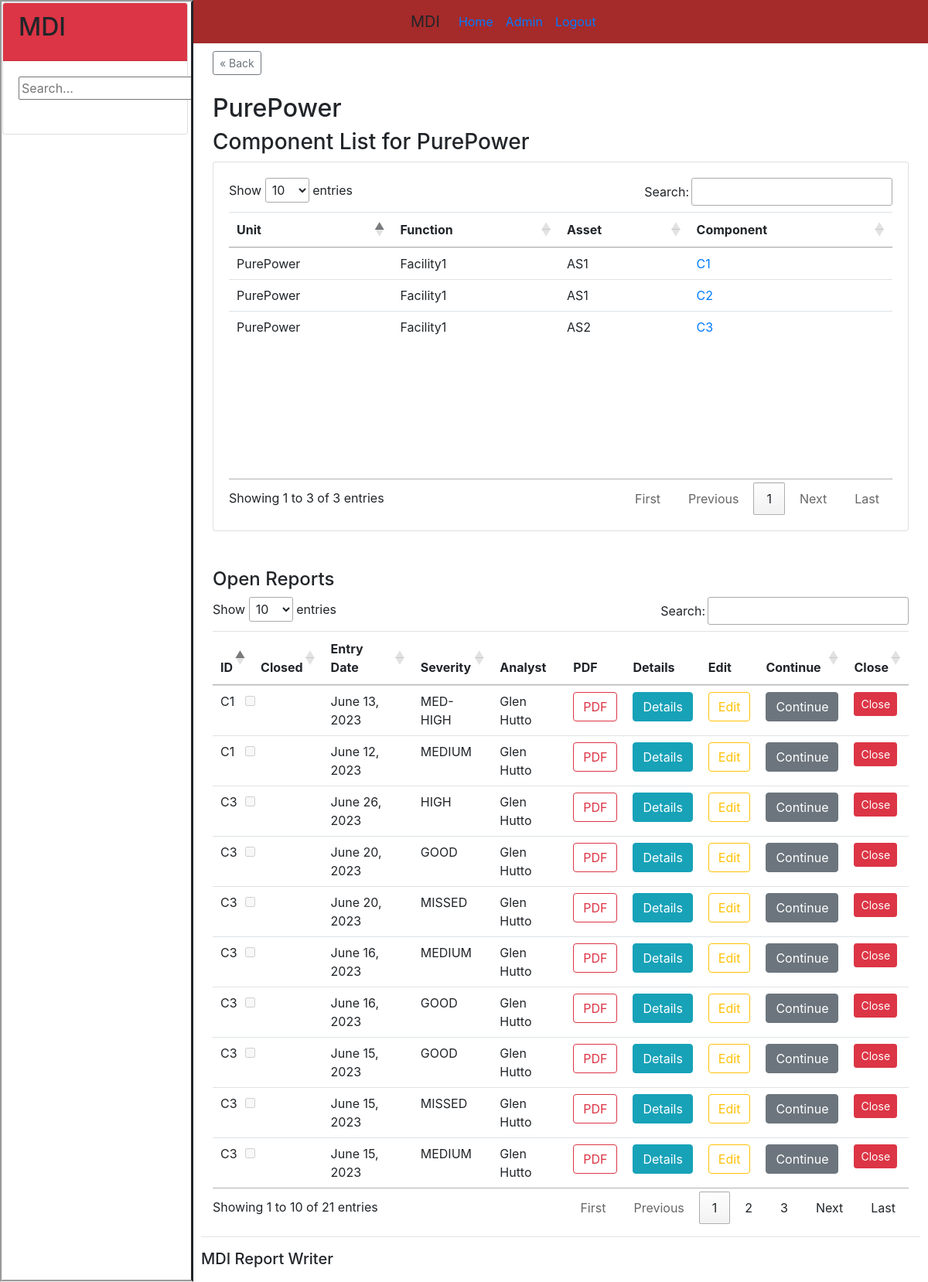
/company/1/, run on the app's committed database.
### orgs/models.py (models this page shows, shortened)
class UnitName(models.Model):
    name = models.CharField(max_length=200, null=True)
    description = models.TextField(null=True, blank=True)
    def __str__(self):
        return self.name

class Unit(models.Model):
    name = models.ForeignKey(UnitName, null=True, on_delete=models.SET_NULL)
    function = models.ForeignKey(Function, null=True, blank=True, on_delete=models.SET_NULL)
    asset = models.ForeignKey(Asset, null=True, blank=True, on_delete=models.SET_NULL)
    component = models.OneToOneField(Component, null=True, blank=True, on_delete=models.SET_NULL)
    plant_tag = models.ForeignKey(PlantTag, null=True, blank=True, on_delete=models.SET_NULL)

class Function(models.Model):
    name = models.CharField(max_length=200, null=True)
    description = models.TextField(null=True, blank=True)
    def __str__(self):
        return self.name

class Asset(models.Model):
    name = models.CharField(max_length=200, null=True)
    description = models.TextField(null=True, blank=True)
    def __str__(self):
        return self.name

class Component(models.Model):
    name = models.CharField(max_length=200, null=True)
    description = models.TextField(null=True, blank=True)
    def __str__(self):
        return self.name

class Report(models.Model):
    id = models.AutoField(primary_key=True)
    condition = models.OneToOneField(Condition, null=True, on_delete=models.CASCADE)
    unit = models.ForeignKey(Unit, null=True, on_delete=models.CASCADE)
    fault = models.CharField(max_length=1000, null=True)
    fault_group = models.ManyToManyField(FaultGroup, blank=True)
    comment = models.CharField(max_length=1200, null=True) #can be converted to textField(s)
    recommendation = models.CharField(max_length=1200, null=True)

class Condition(models.Model):
    SEVERITYLEVEL = (
        ('LOW', 'LOW'),
        ('MEDIUM', 'MEDIUM'),
        ('HIGH', 'HIGH'),
        ('MED-HIGH', 'MED-HIGH'),
        ('MISSED', 'MISSED'),
        ('GOOD', 'GOOD'),
    )
    severity = models.ForeignKey(Severity, null=True, on_delete=models.SET_NULL, blank=True)
    severityLevel = models.CharField(max_length=200, null=True, choices=SEVERITYLEVEL)
    technology = models.ForeignKey(Technology, null=True, on_delete=models.SET_NULL)
    analyst = models.ForeignKey(Analyst, null=True, on_delete=models.SET_NULL)
    entry_date = models.DateField(null=True)
    data_collection_date = models.DateField(null=True)
    closed = models.BooleanField(null=True, default=False)
    close_date = models.DateField(null=True, blank=True)
    reason = models.TextField(null=True, blank=True)

class Analyst(models.Model):
    name = models.CharField(max_length=200, null=True)
    def __str__(self):
        return self.name

### orgs/views.py (the view)
# urls.py: path('company/<int:node_id>/', views.company_view, name='company'),
def company_view(request, node_id):
    unit_name = UnitName.objects.get(id=node_id)
    units = Unit.objects.filter(name=unit_name)
    open_reports = Report.objects.filter(unit__name=unit_name, condition__closed=False).order_by('-condition__entry_date')
    context = {'unit_name':unit_name, 'units':units, 'open_reports': open_reports}
    return render(request, 'orgs/company.html', context)

### orgs/templates/orgs/company.html (shortened to what this page needs)
{% extends 'orgs/main.html' %}
{% block content %}
<a href="/" class="btn btn-outline-secondary btn-sm">&laquo; Back</a>
<br><br>
<h2>{{unit_name}}</h2>
<h3>Component List for {{ unit_name }}</h3>
<div class="card card-body">
    <table id="unitTable" class="table table-sm">
        <thead>
        <tr>
            <th>Unit</th>
            <th>Function</th>
            <th>Asset</th>
            <th>Component</th>
        </tr>
        </thead>
        <tbody>
        {% for unit in units %}
            <tr>
                <td>{{unit.name}}</td>
                <td>{{unit.function}}</td>
                <td>{{unit.asset}}</td>
                {% if unit.component != None %}
                    <td><a href="/unit/{{unit.id}}">{{unit.component}}</a></td>
                {% else %}
                    <td>None</td>
                {% endif %}
            </tr>
        {% endfor %}
        </tbody>
    </table>
</div>
<br>
<br>
<h4>Open Reports </h4>
<table id="entryTable" class="table table-sm">
    <thead>
        <tr>
        <th>ID</th>
        <th>Closed</th>
        <th>Entry Date</th>
        <th>Severity</th>
        <th>Analyst</th>
        <th>PDF</th>
        <th>Details</th>
        <th>Edit</th>
        <th>Continue</th>
        <th>Close</th>
        </tr>
    </thead>
    <tbody>
        {% for report in open_reports %}
            <tr>
            <td>{{report.unit.component}}</td>
            {% if report.condition.closed %}
                <td><input class="form-check-input" type="checkbox" checked disabled></td>
            {% else %}
                <td><input class="form-check-input" type="checkbox"  disabled></td>
            {% endif %}
            <td>{{report.condition.entry_date}}</td>
            <td>{{report.condition.severityLevel}}</td>
            <td>{{report.condition.analyst}}</td>
            <td><a class="btn btn-outline-danger" href="{% url 'generate_pdf' report_ids=report.id %}?format=pdf" target="_blank">PDF</a></td>
            <td><a class="btn btn-info" href="{% url 'detailed_condition' report.id %}" target="_blank">Details</a></td>
            <td><a class="btn btn-outline-warning" href="{% url 'edit_entry' report_id=report.id %}">Edit</a></td>
            <td><a class="btn btn-secondary" href="#">Continue</a></td>
            <td><a class="btn btn-danger btn-sm" href="#">Close</a></td>
            </tr>
        {% endfor %}
    </tbody>
</table>
<link rel="stylesheet" href="https://cdn.datatables.net/1.13.4/css/jquery.dataTables.min.css">
{% endblock content %}

### orgs/templates/orgs/main.html (style rules this page uses)
* { box-sizing: border-box; }
body { margin: 0; }

### data on the page
UnitName: name "PurePower"
Unit: name "PurePower", function "Facility1", asset "AS1", component "C1"
Unit: name "PurePower", function "Facility1", asset "AS1", component "C2"
Unit: name "PurePower", function "Facility1", asset "AS2", component "C3"
Report: unit.component "C3", condition.entry_date "June 26, 2023", condition.severityLevel "HIGH", condition.analyst "Glen Hutto"
Report: unit.component "C3", condition.entry_date "June 20, 2023", condition.severityLevel "GOOD", condition.analyst "Glen Hutto"
Report: unit.component "C3", condition.entry_date "June 20, 2023", condition.severityLevel "MISSED", condition.analyst "Glen Hutto"
Report: unit.component "C3", condition.entry_date "June 16, 2023", condition.severityLevel "MEDIUM", condition.analyst "Glen Hutto"
Report: unit.component "C3", condition.entry_date "June 16, 2023", condition.severityLevel "GOOD", condition.analyst "Glen Hutto"
Report: unit.component "C3", condition.entry_date "June 15, 2023", condition.severityLevel "GOOD", condition.analyst "Glen Hutto"
Report: unit.component "C3", condition.entry_date "June 15, 2023", condition.severityLevel "MISSED", condition.analyst "Glen Hutto"
Report: unit.component "C3", condition.entry_date "June 15, 2023", condition.severityLevel "MEDIUM", condition.analyst "Glen Hutto"
Report: unit.component "C1", condition.entry_date "June 13, 2023", condition.severityLevel "MED-HIGH", condition.analyst "Glen Hutto"
Report: unit.component "C1", condition.entry_date "June 12, 2023", condition.severityLevel "MEDIUM", condition.analyst "Glen Hutto"
